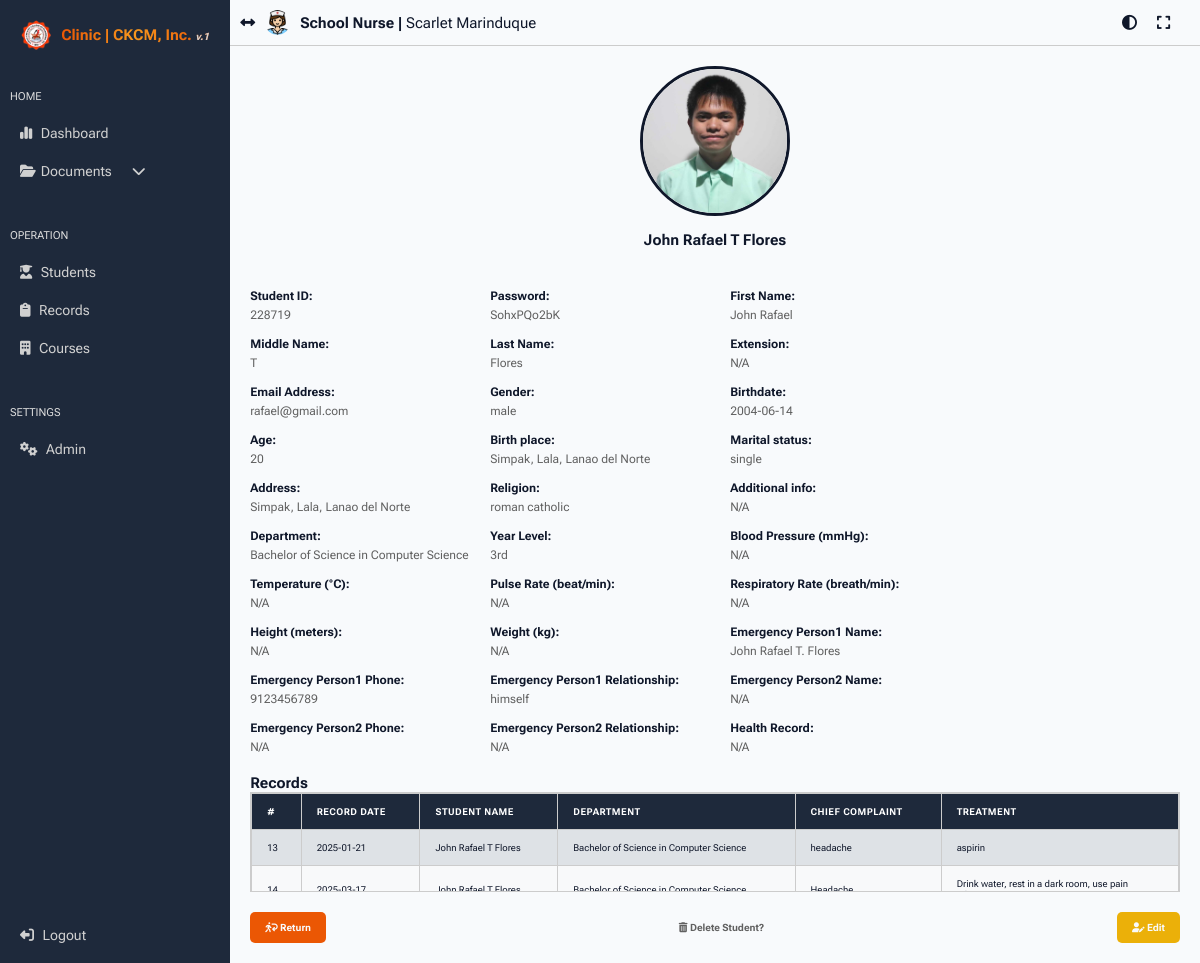
/admin/view_student.php?student_id=228719 (signed in), run on the app's committed database.
### tables this page shows
CREATE TABLE `student_tbl` (
  `user_id` int(11) NOT NULL,
  `student_id` bigint(255) NOT NULL,
  `password` text NOT NULL,
  `first_name` varchar(255) NOT NULL,
  `middle_name` varchar(255) NOT NULL,
  `last_name` varchar(255) NOT NULL,
  `extension` text NOT NULL,
  `email` text NOT NULL,
  `gender` varchar(50) NOT NULL,
  `birthdate` date NOT NULL,
  `age` int(255) NOT NULL,
  `birth_place` text NOT NULL,
  `marital_status` text NOT NULL,
  `address` text NOT NULL,
  `religion` text NOT NULL,
  `additional_info` text NOT NULL,
  `department` text NOT NULL,
  `year_level` text NOT NULL,
  `profile_picture` text NOT NULL,
  `blood_pressure` text NOT NULL,
  `temperature` text NOT NULL,
  `pulse_rate` text NOT NULL,
  `respiratory_rate` text NOT NULL,
  `height` text NOT NULL,
  `weight` text NOT NULL,
  `eperson1_name` text NOT NULL,
  `eperson1_phone` bigint(20) NOT NULL,
  `eperson1_relationship` text NOT NULL,
  `eperson2_name` text NOT NULL,
  `eperson2_phone` bigint(20) NOT NULL,
  `eperson2_relationship` text NOT NULL,
  `health_record` text NOT NULL,
  `datetime_recorded` datetime NOT NULL
);

CREATE TABLE `record_tbl` (
  `record_id` int(11) NOT NULL,
  `student_id` bigint(255) NOT NULL,
  `record_date` date NOT NULL,
  `record_time` time NOT NULL,
  `student_name` text NOT NULL,
  `student_department` text NOT NULL,
  `chief_complaint` text NOT NULL,
  `treatment` text NOT NULL,
  `medicine_taken` text NOT NULL
);

### admin/view_student.php (the view, shortened to what this page needs)
<?php
require '../config/db_connect.php';
$student_id = $_GET['student_id'];
$sql = "SELECT `user_id`, `student_id`, `password`, `first_name`, `middle_name`, `last_name`, `extension`,
               `email`, `gender`, `birthdate`, `age`, `birth_place`, `marital_status`, `address`,
               `religion`, `additional_info`, `department`, `year_level`, `profile_picture`,
               `blood_pressure`, `temperature`, `pulse_rate`, `respiratory_rate`, `height`,
               `weight`, `eperson1_name`, `eperson1_phone`, `eperson1_relationship`,
               `eperson2_name`, `eperson2_phone`, `eperson2_relationship`, `health_record`, `datetime_recorded`
        FROM `student_tbl`
        WHERE `student_id` = ?";
$stmt = $conn->prepare($sql);
$stmt->bind_param("s", $student_id);
$stmt->execute();
$result = $stmt->get_result();
$student = $result->fetch_assoc();
$full_name = $student['first_name'] . ' ' . $student['middle_name'] . ' ' . $student['last_name'] . ' ' . $student['extension'];
$profile_picture = $student['profile_picture'] ?: 'default_profile.png';
$record_sql = "SELECT `record_id`, `record_date`, `student_name`, `student_department`, `chief_complaint`, `treatment`
               FROM `record_tbl`
               WHERE `student_id` = ?";
$record_stmt = $conn->prepare($record_sql);
$record_stmt->bind_param("s", $student_id);
$record_stmt->execute();
$record_result = $record_stmt->get_result();
?>
<!DOCTYPE html>
<html lang="en">
<head>
    <link rel="stylesheet" href="../css/main.css?v=<?php echo time(); ?>">
</head>
<body>
    <?php include 'side_nav.php'; ?>
    <div class="main-content">
        <?php include 'header.php'; ?>
        <div class="details-container">
            <img src="../student_pic/<?php echo $profile_picture; ?>" alt="<?php echo $full_name; ?>">
            <h2><?php echo $full_name; ?></h2>
            <div class="info-container">
                <?php
                $exclude_keys = ['user_id', 'datetime_recorded', 'profile_picture'];
                $custom_labels = [
                    'student_id' => 'Student ID',
                    'first_name' => 'First Name',
                    'middle_name' => 'Middle Name',
                    'last_name' => 'Last Name',
                    'email' => 'Email Address',
                    'gender' => 'Gender',
                    'department' => 'Department',
                    'year_level' => 'Year Level',
                    'blood_pressure' => 'Blood Pressure (mmHg)',
                    'temperature' => 'Temperature (°C)',
                    'pulse_rate' => 'Pulse Rate (beat/min)',
                    'respiratory_rate' => 'Respiratory Rate (breath/min)',
                    'height' => 'Height (meters)',
                    'weight' => 'Weight (kg)',
                    'eperson1_name' => 'Emergency Person1 Name',
                    'eperson2_name' => 'Emergency Person2 Name',
                    'eperson1_phone' => 'Emergency Person1 Phone',
                    'eperson2_phone' => 'Emergency Person2 Phone',
                    'eperson1_relationship' => 'Emergency Person1 Relationship',
                    'eperson2_relationship' => 'Emergency Person2 Relationship',
                    'health_record' => 'Health Record',
                ];
                foreach ($student as $key => $value):
                    if (in_array($key, $exclude_keys)) {
                        continue;
                    }
                    $label = $custom_labels[$key] ?? ucfirst(str_replace("_", " ", $key));
                    $display_value = !empty($value) ? htmlspecialchars($value) : 'N/A';
                ?>
                    <div class="info">
                        <strong><?php echo htmlspecialchars($label); ?>:</strong>
                        <p><?php echo $display_value; ?></p>
                    </div>
                <?php endforeach; ?>
            </div>
            <div class="record-base-container">
                <h2>Records</h2>
                <div class="record-container">
                    <table>
                        <thead>
                            <tr>
                                <th>#</th>
                                <th>Record Date</th>
                                <th>Student Name</th>
                                <th>Department</th>
                                <th>Chief Complaint</th>
                                <th>Treatment</th>
                            </tr>
                        </thead>
                        <tbody>
                            <?php if ($record_result->num_rows > 0): ?>
                                <?php while ($record = $record_result->fetch_assoc()): ?>
                                    <tr>
                                        <td><?php echo htmlspecialchars($record['record_id']); ?></td>
                                        <td><?php echo htmlspecialchars($record['record_date']); ?></td>
                                        <td><?php echo htmlspecialchars($record['student_name']); ?></td>
                                        <td><?php echo htmlspecialchars($record['student_department']); ?></td>
                                        <td><?php echo htmlspecialchars($record['chief_complaint']); ?></td>
                                        <td><?php echo htmlspecialchars($record['treatment']); ?></td>
                                    </tr>
                                <?php endwhile; ?>
                            <?php else: ?>
                                <tr>
                                    <td colspan="6">No records found for this student.</td>
                                </tr>
                            <?php endif; ?>
                        </tbody>
                    </table>
                </div>
            </div>
            <div class="button-container">
                <a href="students.php" class="back-btn"><i class="fa-solid fa-person-walking-arrow-loop-left"></i> Return</a>
                <a href="javascript:void(0)" onclick="confirmDelete('<?php echo $student_id; ?>')" class="delete-btn" style="color:var(--text-color2)"><i class="fa-solid fa-trash-can"></i> Delete Student?</a>
                <a href="edit_student.php?student_id=<?php echo $student['student_id']; ?>" class="edit-btn"><i class="fa-solid fa-user-pen"></i> Edit</a>
            </div>
        </div>
    </div>
</body>
</html>

### css/main.css (style rules this page uses)
:root { font-size: 62.5%; --text-color: #0F172A; --text-hover: #0f172acb; --text-hover2: #dfdfdf; --text-color2: #606060; --background-color: #F8F9FA; --background-color2: #DEE2E6; --border-color: #CCCCCC; --color1: #EB5704; --color1b: #b54200; --color2: #EBB009; --color2b: #c18f05; --color3: #0F172A; --color3b: #1E293B; --color4: #F8FAFC; --color5: rgb(0, 0, 170); --color6: red; --color6b: rgba(255, 0, 0, 0.741); --button-bg: #0F172A; --button-text: #F8FAFC; }
* { margin: 0; padding: 0; box-sizing: border-box; scroll-behavior: smooth; font-family: "Roboto Flex", serif; }
body { font-family: Arial, sans-serif; background-color: var(--background-color2); display: flex; }
button, a { cursor: pointer; color: var(--text-color); }
table tbody tr:nth-child(even) { background-color: var(--background-color); }
table tbody tr:nth-child(odd) { background-color: var(--background-color2); }
th, td { border: 1px solid var(--border-color); padding: 12px 15px; text-align: left; font-size: 0.95rem; vertical-align: middle; }
table th { background-color: var(--color3b); color: white; font-weight: bold; text-transform: uppercase; letter-spacing: 0.05em; position: sticky; top: 0; z-index: 1; }
tbody tr:nth-child(even) { background-color: var(--background-color); }
tbody tr:nth-child(odd) { background-color: var(--background-color); }
table td { color: var(--text-color); word-wrap: break-word; max-width: 200px; overflow: hidden; text-overflow: ellipsis; }

### admin/side_nav.php (style rules this page uses)
.main-content { display: flex; flex-direction: column; width: 100%; }

### admin/view_student.php (style rules this page uses)
.record-container { height: 100px; overflow-y: auto; background-color: var(--background-color2); border: 1px solid var(--border-color); }
.record-container table { width: 100%; border-collapse: collapse; }
.details-container { display: flex; flex-direction: column; align-items: center; padding: 20px; background-color: var(--color4); overflow-y: auto; }
.details-container img { width: 150px; height: 150px; object-fit: cover; border-radius: 50%; border: 3px solid var(--color3); }
.info-container { display: flex; flex-wrap: wrap; gap: 10px 20px; margin-top: 40px; }
.info { width: 220px; display: flex; flex-wrap: wrap; flex-direction: column; }
.info strong { font-size: 1.2rem; color: var(--text-color); }
.info p { font-size: 1.2rem; margin: 5px 0; color: var(--text-color2); }
.details-container h2 { margin-top: 15px; color: var(--text-color); }
.record-base-container { display: flex; flex-direction: column; width: 100%; }
.button-container { display: flex; align-items: center; justify-content: space-between; width: 100%; }
.button-container a { margin-top: 20px; padding: 10px 15px; color: var(--color4); text-decoration: none; border-radius: 5px; font-weight: bold; transition: background-color 0.3s ease, transform 0.2s ease; }
.back-btn { background-color: var(--color1); }
.edit-btn { background-color: var(--color2); }

### data on the page
student_tbl: profile_picture (picture), full_name "John Rafael T Flores", student "228719", password "SohxPQo2bK", first_name "John Rafael", middle_name "T", last_name "Flores", email "rafael@gmail.com", gender "male", birthdate "2004-06-14", age "20", birth_place "Simpak, Lala, Lanao del Norte", marital_status "single", address "Simpak, Lala, Lanao del Norte", religion "roman catholic", department "Bachelor of Science in Computer Science", year_level "3rd", eperson1_name "John Rafael T. Flores", eperson1_phone "9123456789", eperson1_relationship "himself"
record_tbl: record_id "13", record_date "2025-01-21", student_name "John Rafael T Flores", student_department "Bachelor of Science in Computer Science", chief_complaint "headache", treatment "aspirin"
record_tbl: record_id "14", record_date "2025-03-17", student_name "John Rafael T Flores", student_department "Bachelor of Science in Computer Science", chief_complaint "Headache", treatment "Drink water, rest in a dark room, use pain…"

### other printed values
$_SESSION['admin_position'] "School Nurse"
$_SESSION['admin_name'] "Scarlet Marinduque"
$label "Student ID"
$label "Password"
$label "First Name"
$label "Middle Name"
$label "Last Name"
$label "Extension"
$display_value "N/A"
$label "Email Address"
$label "Gender"
$label "Birthdate"
$label "Age"
$label "Birth place"
$label "Marital status"
